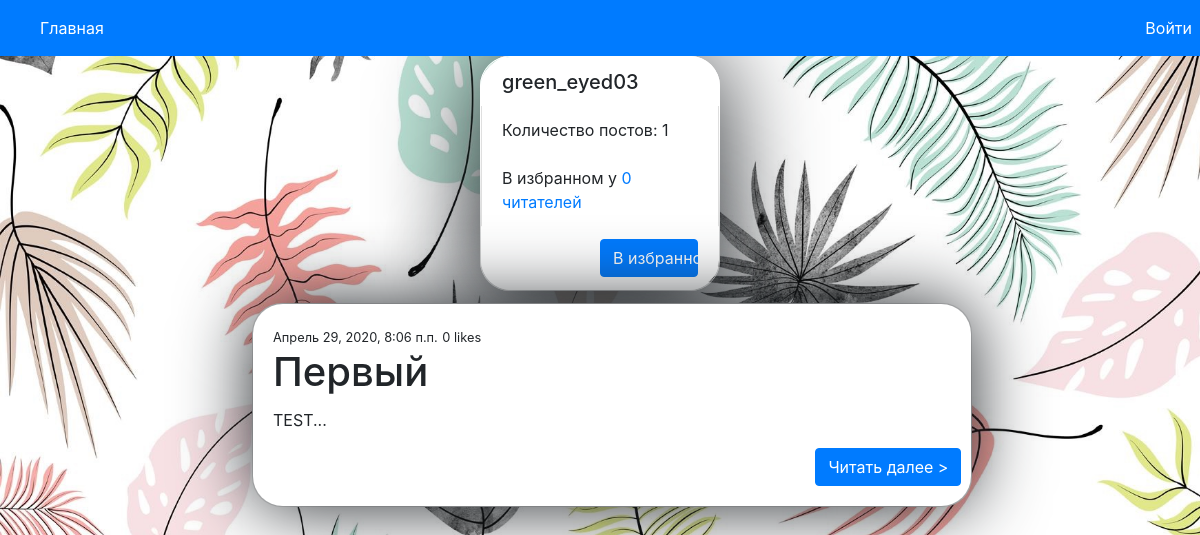
The page /authors/1/ on the database as committed earlier.
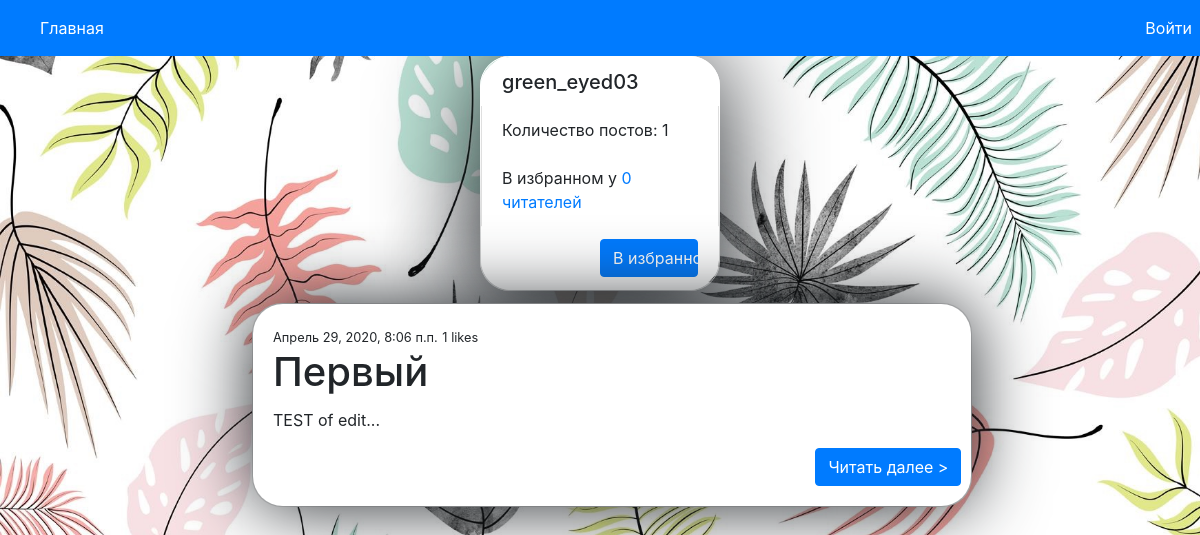
The same page on the database as committed later.
### fun/models.py (models this page shows)
class Post(models.Model):
    author = models.ForeignKey(Author, on_delete=models.CASCADE)
    text = models.TextField()
    title = models.CharField(max_length=100)
    count_like = models.IntegerField(default=0)
    count_comment = models.IntegerField(default=0)
    pub_date = models.DateTimeField()
    themes = models.CharField(max_length=20, blank=True)
    tags = models.CharField(max_length=20, blank=True)

### fun/views.py (the view)
# urls.py: path('authors/<int:username>/', fv.author_details, name='author'),
def author_details(request, username):
    user_id = request.user.id
    flag = False
    flag_fav = False
    auth = True
    if user_id is not None:
        my_favorites = get_my_fav(user_id)
        flag_fav = False
        if user_id == int(username):
            flag = True
        else:
            flag = False
            user_id = int(username)
        for f in my_favorites:
            if f == str(user_id):
                flag_fav = True
                break
            else:
                flag_fav = False
        if request.method == 'POST':
            user = Author.objects.get(pk=user_id)
            author = Author.objects.get(pk=request.user.id)
            if flag_fav:
                user.count_fav = user.count_fav - 1
                user.fav = user.fav.replace(str(author.id) + ';', '')
                user.save()
                author.my_fav = author.my_fav.replace(str(username) + ';', '')
                print(author.my_fav)
                author.save()
                flag_fav = False
            else:
                user.count_fav = user.count_fav + 1
                author_id = str(request.user.id) + ';'
                fav = user.fav
                fav += author_id
                user.fav = fav
                user.save()
                mf = author.my_fav
                print(mf)
                author_id = str(username) + ';'
                mf += author_id
                print(mf)
                author.my_fav = mf
                author.save()
                flag_fav = True
    else:
        auth = False
    s_list = []
    user_id = int(username)
    posts_list = Post.objects.filter(author_id=user_id)
    for p in posts_list:
        s = p.text
        s = s[:444] + '...'
        s_list.append(s)
    author = Author.objects.get(pk=user_id)
    data = zip(posts_list, s_list)
    flag_notification = notification_check(user_id=request.user.id)
    return render(request, 'fun/author_details.html',
                  {'info': author, 'flag': flag, 'auth': auth, 'user_id': user_id, 'data': data,
                   'posts_list': posts_list, 'flag_fav': flag_fav, 'flag_notification': flag_notification})

### fun/views.py (called while the page is built)
def notification_check(user_id):
    my_posts = Post.objects.filter(author_id=user_id)
    likes = []
    comments = []
    for p in my_posts:
        likes.append(Like.objects.filter(post_id=p.id, flag=True))
        comments.append(Comment.objects.filter(post_id=p.id, flag=True))
    f_c = ''
    f_l = ''
    if likes:
        f_l = likes[0]
        if len(f_l) != 0:
            f_l = f_l[0]
    if comments:
        f_c = comments[0]
        if len(f_c) != 0:
            f_c = f_c[0]
    if f_c or f_l:
        flag = True
    else:
        flag = False
    return flag

### fun/templates/fun/author_details.html (shortened to what this page needs)
{% extends  'base.html' %}
{% load static %}
{% block content %}
<div class="p-x-1 p-y-3" style="width: 20%; margin: 0 auto;  border-radius: 30px;">
    <div class="text-xs-center" style="box-shadow: 0 0 100px;  border-radius: 30px;">
        <ul class="list-group" style="border: 0.8px solid white; border-radius: 30px;">
            <h5 class="list-group-item" style="border-radius: 30px 30px 0 0; border: 1px solid white;">{{ info.user.username }}</h5>
            {% if flag is None %}
                <li class="list-group-item" style="text-align: left;">Обо мне: {{ info.about }}</li>
                <li class="list-group-item" style="text-align: left">Количество постов: {{ info.count_posts }}</li>
                <li class="list-group-item" style="text-align: left">В избранном у {{ info.count_fav }} читателей</li>
            {% else %}
                    <li class="list-group-item" style="text-align: left">Количество постов: {{ info.count_posts }}</li>
                    <li class="list-group-item" style="text-align: left">В избранном у <a href="{% url 'fav_list' info.id %}">{{ info.count_fav }} читателей</a></li>
                {% if flag %}
                    <li class="list-group-item" style="text-align: left">Обо мне: {{ info.about  }}</li>
                    <li class="list-group-item" style="border-radius: 0 0 30px 30px ; border: 1px solid white;"><a href="{% url 'edit_author' info.id %}" class="btn btn-primary"
                                                   style="width: 50%; margin-left: 50%">Редактировать</a></li>
                {% else %}
                    <form method="POST" style="box-shadow: 0 0 100px;border-radius: 30px;">{% csrf_token %}
                        {% if flag_fav %}
                            <li class="list-group-item" style="border-radius: 0 0 30px 30px; border-color: white;"><button class="btn btn-primary"
                                                       style="width: 50%; margin-left: 50%;">Удалить</button></li>
                        {% else %}
                            {% if auth %}
                                <li class="list-group-item" style="border-radius: 0 0 30px 30px; border-color: white;"><button class="btn btn-primary"
                                                           style="width: 50%; margin-left: 50%">В избранное</button></li>
                            {% else %}
                                <li class="list-group-item" style="border-radius: 0 0 30px 30px; border-color: white;"><a class="btn btn-primary" href="{% url 'login' %}"
                                                               style="width: 50%; margin-left: 50%;">В избранное</a></li>
                            {% endif %}
                        {% endif %}
                    </form>
                {% endif %}
            {% endif %}
        </ul>
    </div>
</div>
        {% for posts_list, s_list in data %}
            <div class="card" style="width:60%; margin-left: 21%; margin-top: 1%; border-radius: 30px;">
                  <div class="card-body" style="box-shadow: 0 0 75px; border-radius: 30px; border:white;">
                      <small>{{ posts_list.pub_date }}</small>
                      <small>{{ posts_list.count_like }} likes</small>
                      <h1 class="card-title">{{ posts_list.title }}</h1>
                      <p class="card-text">{{ s_list }}</p>
                      <a href="{% url 'post_details' posts_list.id %}" class="btn btn-primary" style="margin-left: 80%">Читать далее ></a>
                  </div>
            </div>
        {%endfor%}
{% endblock %}

Rows that differ between the two databases and show on the page:
changed Post "Первый": count_like "0" → "1"; s_list "TEST..." → "TEST of edit..."
